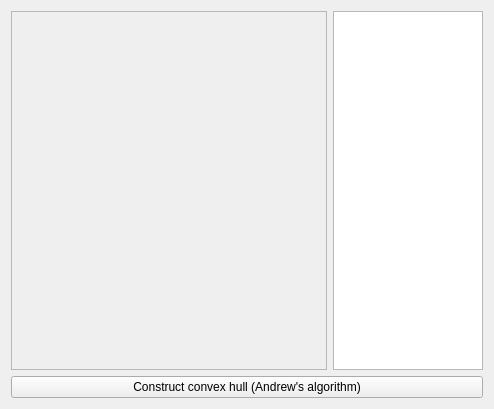
<?xml version="1.0" encoding="UTF-8"?>
<ui version="4.0">
 <class>MainWindow</class>
 <widget class="QWidget" name="MainWindow">
  <property name="geometry">
   <rect>
    <x>0</x>
    <y>0</y>
    <width>494</width>
    <height>409</height>
   </rect>
  </property>
  <property name="windowTitle">
   <string>MainWindow</string>
  </property>
  <layout class="QGridLayout" name="gridLayout">
   <item row="0" column="0">
    <layout class="QGridLayout" name="gridLayout_3" columnstretch="1,0">
     <item row="1" column="0">
      <widget class="PaintCanvas" name="canvas">
       <property name="frameShape">
        <enum>QFrame::StyledPanel</enum>
       </property>
       <property name="frameShadow">
        <enum>QFrame::Raised</enum>
       </property>
      </widget>
     </item>
     <item row="1" column="1">
      <widget class="MyListView" name="primitivesList">
       <property name="sizePolicy">
        <sizepolicy hsizetype="Maximum" vsizetype="Expanding">
         <horstretch>0</horstretch>
         <verstretch>0</verstretch>
        </sizepolicy>
       </property>
       <property name="minimumSize">
        <size>
         <width>0</width>
         <height>0</height>
        </size>
       </property>
       <property name="maximumSize">
        <size>
         <width>150</width>
         <height>16777215</height>
        </size>
       </property>
       <property name="baseSize">
        <size>
         <width>0</width>
         <height>0</height>
        </size>
       </property>
      </widget>
     </item>
     <item row="2" column="0" colspan="2">
      <widget class="QPushButton" name="constructButton">
       <property name="text">
        <string>Construct convex hull (Andrew's algorithm)</string>
       </property>
      </widget>
     </item>
    </layout>
   </item>
  </layout>
 </widget>
 <layoutdefault spacing="6" margin="11"/>
 <customwidgets>
  <customwidget>
   <class>PaintCanvas</class>
   <extends>QFrame</extends>
   <header>paintcanvas.h</header>
   <container>1</container>
  </customwidget>
  <customwidget>
   <class>MyListView</class>
   <extends>QListView</extends>
   <header>mylistview.h</header>
  </customwidget>
 </customwidgets>
 <resources/>
 <connections/>
</ui>
